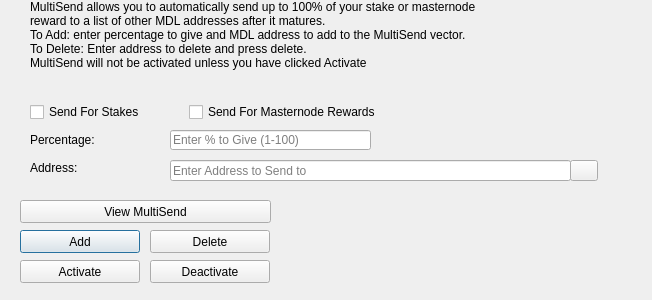
<?xml version="1.0" encoding="UTF-8"?>
<ui version="4.0">
 <class>MultiSendDialog</class>
 <widget class="QDialog" name="MultiSendDialog">
  <property name="windowModality">
   <enum>Qt::NonModal</enum>
  </property>
  <property name="geometry">
   <rect>
    <x>0</x>
    <y>0</y>
    <width>652</width>
    <height>300</height>
   </rect>
  </property>
  <property name="windowTitle">
   <string>MultiSend</string>
  </property>
  <widget class="QLineEdit" name="multiSendPercentEdit">
   <property name="geometry">
    <rect>
     <x>170</x>
     <y>130</y>
     <width>201</width>
     <height>20</height>
    </rect>
   </property>
   <property name="toolTip">
    <string>Enter whole numbers 1 - 100</string>
   </property>
   <property name="placeholderText">
    <string>Enter % to Give (1-100)</string>
   </property>
  </widget>
  <widget class="QLineEdit" name="multiSendAddressEdit">
   <property name="geometry">
    <rect>
     <x>170</x>
     <y>160</y>
     <width>401</width>
     <height>21</height>
    </rect>
   </property>
   <property name="toolTip">
    <string/>
   </property>
   <property name="placeholderText">
    <string>Enter Address to Send to</string>
   </property>
  </widget>
  <widget class="QLabel" name="label_2">
   <property name="geometry">
    <rect>
     <x>30</x>
     <y>0</y>
     <width>451</width>
     <height>121</height>
    </rect>
   </property>
   <property name="lineWidth">
    <number>1</number>
   </property>
   <property name="text">
    <string>MultiSend allows you to automatically send up to 100% of your stake or masternode reward to a list of other MDL addresses after it matures.
To Add: enter percentage to give and MDL address to add to the MultiSend vector.
To Delete: Enter address to delete and press delete.
MultiSend will not be activated unless you have clicked Activate</string>
   </property>
   <property name="alignment">
    <set>Qt::AlignLeading|Qt::AlignLeft|Qt::AlignTop</set>
   </property>
   <property name="wordWrap">
    <bool>true</bool>
   </property>
  </widget>
  <widget class="QLabel" name="message">
   <property name="geometry">
    <rect>
     <x>290</x>
     <y>200</y>
     <width>351</width>
     <height>91</height>
    </rect>
   </property>
   <property name="text">
    <string/>
   </property>
  </widget>
  <widget class="QPushButton" name="addButton">
   <property name="geometry">
    <rect>
     <x>20</x>
     <y>230</y>
     <width>120</width>
     <height>23</height>
    </rect>
   </property>
   <property name="toolTip">
    <string/>
   </property>
   <property name="statusTip">
    <string>Add to MultiSend Vector</string>
   </property>
   <property name="text">
    <string>Add</string>
   </property>
  </widget>
  <widget class="QPushButton" name="disableButton">
   <property name="geometry">
    <rect>
     <x>150</x>
     <y>260</y>
     <width>120</width>
     <height>23</height>
    </rect>
   </property>
   <property name="statusTip">
    <string>Deactivate MultiSend</string>
   </property>
   <property name="text">
    <string>Deactivate</string>
   </property>
  </widget>
  <widget class="QPushButton" name="addressBookButton">
   <property name="geometry">
    <rect>
     <x>570</x>
     <y>160</y>
     <width>28</width>
     <height>21</height>
    </rect>
   </property>
   <property name="toolTip">
    <string>Choose an address from the address book</string>
   </property>
   <property name="text">
    <string/>
   </property>
   <property name="icon">
    <iconset resource="../medallion.qrc">
     <normaloff>:/icons/address-book</normaloff>:/icons/address-book</iconset>
   </property>
   <property name="shortcut">
    <string>Alt+A</string>
   </property>
   <property name="autoDefault">
    <bool>false</bool>
   </property>
  </widget>
  <widget class="QLabel" name="label">
   <property name="geometry">
    <rect>
     <x>30</x>
     <y>130</y>
     <width>121</width>
     <height>20</height>
    </rect>
   </property>
   <property name="toolTip">
    <string>Percentage of stake to send</string>
   </property>
   <property name="text">
    <string>Percentage:</string>
   </property>
  </widget>
  <widget class="QLabel" name="label_5">
   <property name="geometry">
    <rect>
     <x>30</x>
     <y>160</y>
     <width>111</width>
     <height>16</height>
    </rect>
   </property>
   <property name="toolTip">
    <string>Address to send portion of stake to</string>
   </property>
   <property name="text">
    <string>Address:</string>
   </property>
  </widget>
  <widget class="QPushButton" name="deleteButton">
   <property name="geometry">
    <rect>
     <x>150</x>
     <y>230</y>
     <width>120</width>
     <height>23</height>
    </rect>
   </property>
   <property name="toolTip">
    <string/>
   </property>
   <property name="statusTip">
    <string>Delete Address From MultiSend Vector</string>
   </property>
   <property name="text">
    <string>Delete</string>
   </property>
  </widget>
  <widget class="QPushButton" name="activateButton">
   <property name="geometry">
    <rect>
     <x>20</x>
     <y>260</y>
     <width>120</width>
     <height>23</height>
    </rect>
   </property>
   <property name="statusTip">
    <string>Activate MultiSend</string>
   </property>
   <property name="text">
    <string>Activate</string>
   </property>
  </widget>
  <widget class="QPushButton" name="viewButton">
   <property name="geometry">
    <rect>
     <x>20</x>
     <y>200</y>
     <width>251</width>
     <height>23</height>
    </rect>
   </property>
   <property name="toolTip">
    <string/>
   </property>
   <property name="statusTip">
    <string>View MultiSend Vector</string>
   </property>
   <property name="text">
    <string>View MultiSend</string>
   </property>
  </widget>
  <widget class="QWidget" name="horizontalLayoutWidget">
   <property name="geometry">
    <rect>
     <x>30</x>
     <y>100</y>
     <width>351</width>
     <height>24</height>
    </rect>
   </property>
   <layout class="QHBoxLayout" name="horizontalLayout">
    <item>
     <widget class="QCheckBox" name="multiSendStakeCheckBox">
      <property name="text">
       <string>Send For Stakes</string>
      </property>
     </widget>
    </item>
    <item>
     <widget class="QCheckBox" name="multiSendMasternodeCheckBox">
      <property name="text">
       <string>Send For Masternode Rewards</string>
      </property>
     </widget>
    </item>
   </layout>
  </widget>
 </widget>
 <resources>
  <include location="../medallion.qrc"/>
 </resources>
 <connections/>
</ui>
